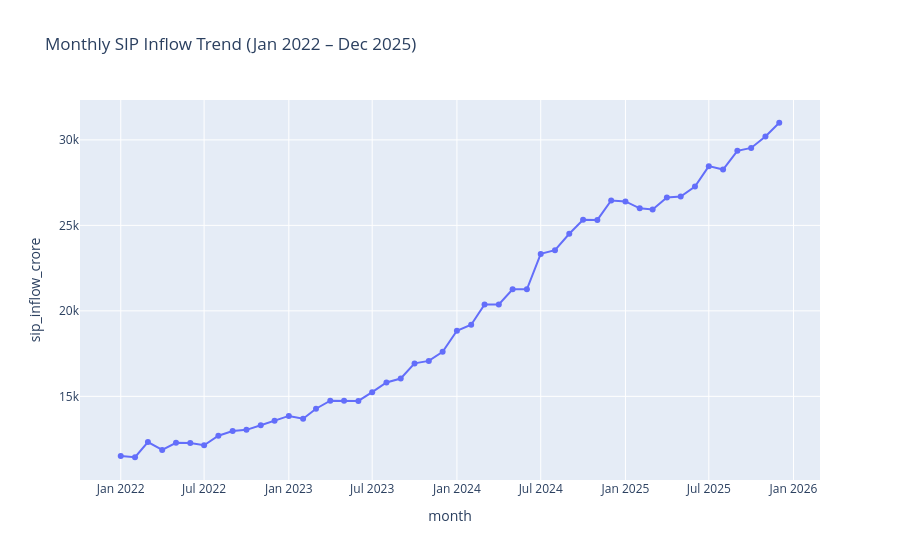

Source (notebook cell):
### Code cell
fig = px.line(
    sip,
    x="month",
    y="sip_inflow_crore",
    markers=True,
    title="Monthly SIP Inflow Trend (Jan 2022 – Dec 2025)"
)

fig.show()

### Figure 1 — Plotly figure (JSON) as saved in the notebook; plotly's stock layout.template omitted (floating-point values rounded to 4 significant figures)
{"data": [{"hovertemplate": "month=%{x}<br>sip_inflow_crore=%{y}<extra></extra>", "legendgroup": "", "line": {"color": "#636efa", "dash": "solid"}, "marker": {"symbol": "circle"}, "mode": "lines+markers", "name": "", "orientation": "v", "showlegend": false, "type": "scatter", "x": ["2022-01-01T00:00:00", "2022-02-01T00:00:00", "2022-03-01T00:00:00", "2022-04-01T00:00:00", "2022-05-01T00:00:00", "2022-06-01T00:00:00", "2022-07-01T00:00:00", "2022-08-01T00:00:00", "2022-09-01T00:00:00", "2022-10-01T00:00:00", "2022-11-01T00:00:00", "2022-12-01T00:00:00", "2023-01-01T00:00:00", "2023-02-01T00:00:00", "2023-03-01T00:00:00", "2023-04-01T00:00:00", "2023-05-01T00:00:00", "2023-06-01T00:00:00", "2023-07-01T00:00:00", "2023-08-01T00:00:00", "2023-09-01T00:00:00", "2023-10-01T00:00:00", "2023-11-01T00:00:00", "2023-12-01T00:00:00", "2024-01-01T00:00:00", "2024-02-01T00:00:00", "2024-03-01T00:00:00", "2024-04-01T00:00:00", "2024-05-01T00:00:00", "2024-06-01T00:00:00", "2024-07-01T00:00:00", "2024-08-01T00:00:00", "2024-09-01T00:00:00", "2024-10-01T00:00:00", "2024-11-01T00:00:00", "2024-12-01T00:00:00", "2025-01-01T00:00:00", "2025-02-01T00:00:00", "2025-03-01T00:00:00", "2025-04-01T00:00:00", "2025-05-01T00:00:00", "2025-06-01T00:00:00", "2025-07-01T00:00:00", "2025-08-01T00:00:00", "2025-09-01T00:00:00", "2025-10-01T00:00:00", "2025-11-01T00:00:00", "2025-12-01T00:00:00"], "xaxis": "x", "y": [11517, 11438, 12328, 11863, 12286, 12276, 12140, 12694, 12976, 13040, 13306, 13573, 13856, 13687, 14276, 14749, 14749, 14734, 15245, 15814, 16042, 16928, 17073, 17610, 18838, 19187, 20371, 20371, 21262, 21262, 23332, 23547, 24509, 25323, 25320, 26459, 26400, 25999, 25926, 26632, 26688, 27274, 28464, 28265, 29361, 29529, 30200, 31002], "yaxis": "y"}], "layout": {"legend": {"tracegroupgap": 0}, "title": {"text": "Monthly SIP Inflow Trend (Jan 2022 – Dec 2025)"}, "xaxis": {"anchor": "y", "domain": [0, 1], "title": {"text": "month"}}, "yaxis": {"anchor": "x", "domain": [0, 1], "title": {"text": "sip_inflow_crore"}}}}
